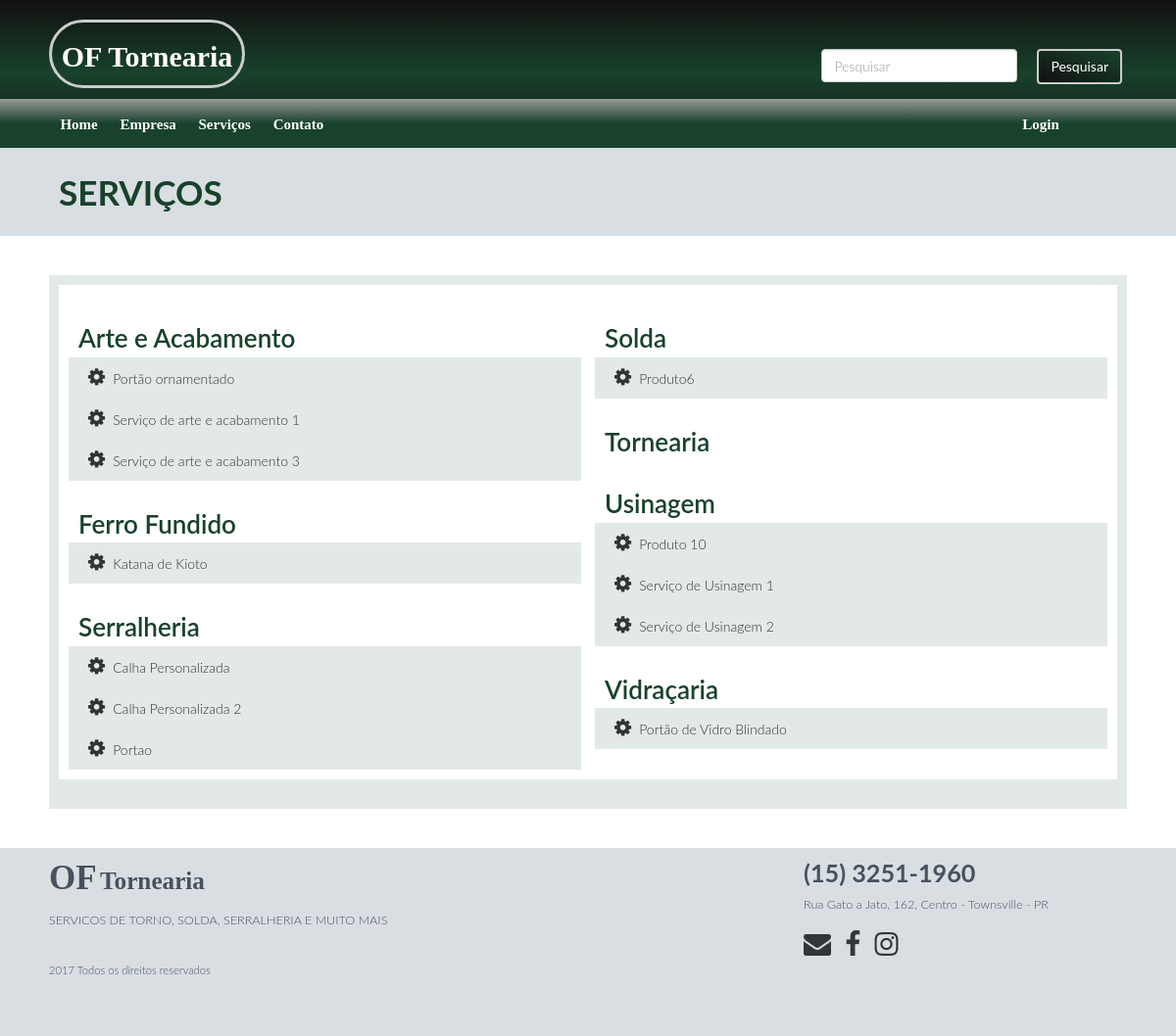
Page /servicos.php on the committed database.
### tables this page shows
CREATE TABLE `categorias` (
  `id` int(11) NOT NULL AUTO_INCREMENT,
  `nome` varchar(60) DEFAULT NULL,
  `com_servicos` tinyint(1) DEFAULT '0',
  PRIMARY KEY (`id`)
);

CREATE TABLE `servicos` (
  `id` int(11) unsigned NOT NULL AUTO_INCREMENT,
  `nome` varchar(60) DEFAULT NULL,
  `descricao` text,
  `imagem` varchar(300) DEFAULT NULL,
  `id_categoria` int(11) NOT NULL,
  PRIMARY KEY (`id`)
);

### banco-categoria.php (called while the page is built, shortened)
<?php
function listaCategoriasComServicos($conexao){
	$categorias = array();
	$sql = "Select * from categorias where com_servicos = 1 order by nome";
	$resultado = $conexao->query($sql);
	if($resultado->rowCount() > 0){
		foreach($resultado->fetchAll() as $categoria){
			array_push($categorias, $categoria);
		}
	}
	else{
		echo "Sem categorias retornadas";
	}
	return $categorias;
}

### banco-servicos.php (called while the page is built, shortened)
<?php
function listaServicosCategoria($conexao,$id){
	$servicos = array();
	$sql = "select * from servicos where id_categoria = :id order by nome";
	$sql = $conexao->prepare($sql);
	$sql->bindValue(":id",$id);
	$sql->execute();
	if($sql->rowCount() > 0){
		$servicos = $sql->fetchAll();
	}
	return $servicos;
}

### servicos.php (the view, shortened to what this page needs)
<?php
$css = '<link rel="stylesheet" type="text/css" href="css/servicos.css">';
require_once 'cabecalho.php';
require_once 'banco-categoria.php';
require_once 'banco-servicos.php';
require_once 'banco-usuario.php';
$categorias = listaCategoriasComServicos($conexao);
$totalCategorias = count($categorias);
?>
<div class="titulo">
	<div class="conteudo">
		<h2>Serviços</h2>
	</div>
</div>
<div class="conteudo">
	<section class="painel">
		<div class="servicos">
			<?php
				for($i=0;$i<$totalCategorias;$i++) : ?>
					<article class="servico">
						<h3><?=$categorias[$i]['nome']?></h3>
						<?php
							$servicos = listaServicosCategoria($conexao,$categorias[$i]['id']);
							foreach($servicos as $servico) :?>
								<a href="servico.php?id=<?=$servico['id']?>">
									<i class="fa fa-gear" style="font-size: 20px"></i><?=$servico['nome']?>
								</a>
						<?php
							endforeach;
						?>
					</article>
			<?php
				endfor;
			?>
		</div>
	</section>
</div>
<?php include 'rodape.php';?>

### css/estilo.css (style rules this page uses)
* { margin: 0; padding: 0; font-size: 100%; border: none; outline: none; font-weight: 300; box-sizing: border-box; font-family: 'Lato',sans-serif; }
a { text-decoration: none; }
html, body { width: 100%; height: 100%; }
body { color: #47525E; }
h2 { color: #18422B; text-transform: uppercase; font-size: 1.1em; font-weight: bold; margin-top: 2em; margin-bottom: 2em; }
@media (min-width: 960px) { .conteudo { width: 910px; margin: auto; max-height: 100%; } }
@media (min-width: 1200px) { .conteudo { width: 1100px; margin: auto; } }

### css/servicos.css (style rules this page uses)
h2 { margin-left: 0; }
.titulo { width: 100%; height: 90px; line-height: 90px; font-size: 32px; background-color: #D9DEE3; margin: 0; margin-bottom: 14px; }
.painel { background-color: rgb(226,233,230); padding: 10px; width: 100%; margin-top: 40px; margin-bottom: 40px; }
.servicos h3 { color: #18422B; font-size: 26px; font-weight: 600; padding: 10px 10px 5px 10px; margin-bottom: 0; }
.titulo h2 { margin-top: 0; line-height: 90px; margin-left: 10px; }
.servicos { width: 100%; background-color: #fff; padding: 10px; margin-bottom: 20px; }
.servico { width: 100%; display: inline-block; }
.servico a { padding: 10px 10px 10px 20px; display: block; background-color: rgb(226,233,230); color: #333; text-decoration: none; }
.servico a i { margin-right: 8px; }
@media (min-width: 640px) { .servicos { -webkit-column-count: 2; -moz-column-count: 2; -o-column-count: 2; column-count: 2; } }
@media (min-width: 1200px) { .titulo { width: 100%; } }

### rows in the picture
categorias: nome "Arte e Acabamento"
servicos: nome "Portão ornamentado"
servicos: nome "Serviço de arte e acabamento 1"
servicos: nome "Serviço de arte e acabamento 3"
categorias: nome "Ferro Fundido"
servicos: nome "Katana de Kioto"
categorias: nome "Serralheria"
servicos: nome "Calha Personalizada"
servicos: nome "Calha Personalizada 2"
servicos: nome "Portao"
categorias: nome "Solda"
servicos: nome "Produto6"
categorias: nome "Tornearia"
categorias: nome "Usinagem"
servicos: nome "Produto 10"
servicos: nome "Serviço de Usinagem 1"
servicos: nome "Serviço de Usinagem 2"
categorias: nome "Vidraçaria"
servicos: nome "Portão de Vidro Blindado"
